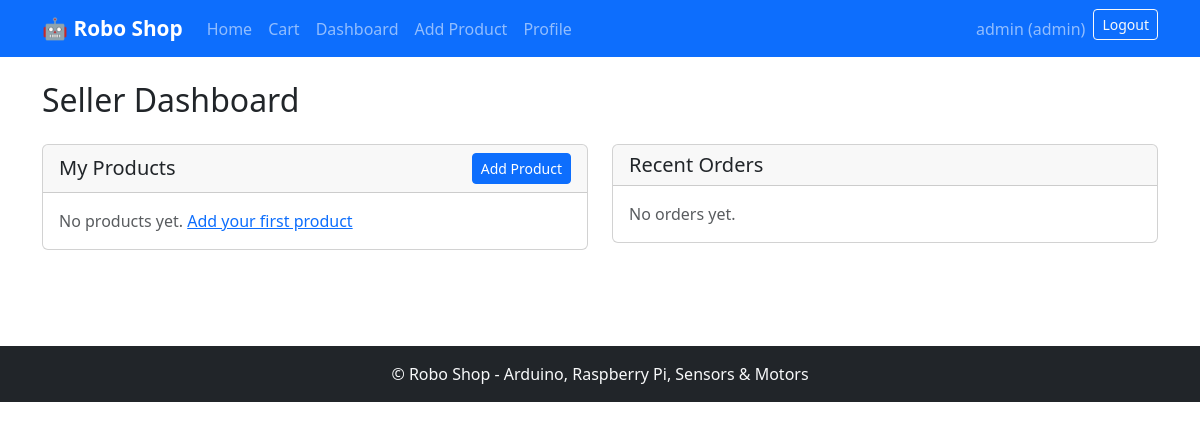
/seller/dashboard/ (signed in), run on an earlier commit of the app's database.
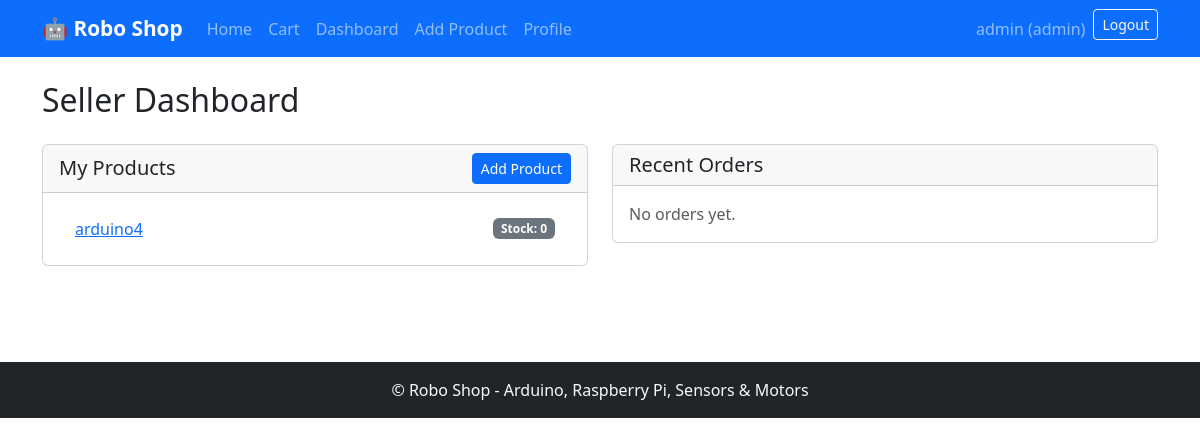
And on a later commit of the database.
### accounts/models.py (models this page shows, shortened)
class User(AbstractUser):
    role = models.CharField(
        max_length=10,
        choices=Role.choices,
        default=Role.BUYER
    )
    phone = models.CharField(max_length=30, blank=True)
    address = models.CharField(max_length=255, blank=True)
    def is_admin_role(self):
        return self.role == Role.ADMIN
    def is_seller_role(self):
        return self.role == Role.SELLER

### shop/models.py (models this page shows, shortened)
class Product(models.Model):
    category = models.ForeignKey(
        Category,
        on_delete=models.CASCADE,
        related_name="products"
    )
    name = models.CharField(max_length=200)
    slug = models.SlugField(unique=True)
    description = models.TextField()
    price = models.DecimalField(max_digits=10, decimal_places=2)
    stock = models.PositiveIntegerField(default=0)
    image = models.ImageField(upload_to="products/", blank=True, null=True)
    seller = models.ForeignKey(
        settings.AUTH_USER_MODEL,
        on_delete=models.CASCADE,
        related_name="products"
    )
    created_at = models.DateTimeField(auto_now_add=True)
    updated_at = models.DateTimeField(auto_now=True)
    class Meta:
        ordering = ["-created_at"]

### shop/views.py (the view)
# urls.py: path("seller/dashboard/", views.seller_dashboard_view, name="seller_dashboard"),
@login_required
@seller_required
def seller_dashboard_view(request):
    from .models import OrderItem
    products = Product.objects.filter(seller=request.user).select_related("category")
    order_items = OrderItem.objects.filter(seller=request.user).select_related(
        "order", "product"
    ).order_by("-order__created_at")[:50]
    orders_by_id = {}
    for oi in order_items:
        oid = oi.order_id
        if oid not in orders_by_id:
            orders_by_id[oid] = {"order": oi.order, "items": []}
        orders_by_id[oid]["items"].append(oi)
    recent_orders = list(orders_by_id.values())
    return render(request, "shop/seller_dashboard.html", {
        "products": products, "recent_orders": recent_orders
    })

### shop/context_processors.py (called while the page is built)
def cart_context(request):
    cart_items, _ = CartService.get_cart_items(request)
    cart_count = sum(i["quantity"] for i in cart_items)
    return {"cart_count": cart_count}

### shop/services.py (called while the page is built)
    @classmethod
    def get_cart(cls, request):
        cart = request.session.get(cls.CART_KEY, {})
        return dict(cart)

    @classmethod
    def get_cart_items(cls, request):
        from .models import Product
        cart = cls.get_cart(request)
        items = []
        total = Decimal("0")
        for pid, qty in cart.items():
            product = Product.objects.filter(id=pid).select_related("seller", "category").first()
            if product and ProductService.validate_stock(product, qty):
                subtotal = product.price * qty
                items.append({"product": product, "quantity": qty, "subtotal": subtotal})
                total += subtotal
        return items, total

### templates/shop/seller_dashboard.html (shortened to what this page needs)
{% extends "base.html" %}
{% block content %}
<h2 class="mb-4">Seller Dashboard</h2>
<div class="row">
    <div class="col-md-6 mb-4">
        <div class="card">
            <div class="card-header d-flex justify-content-between align-items-center">
                <h5 class="mb-0">My Products</h5>
                <a href="{% url 'shop:product_create' %}" class="btn btn-sm btn-primary">Add Product</a>
            </div>
            <div class="card-body">
                {% if products %}
                <ul class="list-group list-group-flush">
                    {% for p in products %}
                    <li class="list-group-item d-flex justify-content-between align-items-center">
                        <a href="{% url 'shop:product_detail' p.slug %}">{{ p.name }}</a>
                        <span class="badge bg-secondary">Stock: {{ p.stock }}</span>
                    </li>
                    {% endfor %}
                </ul>
                {% else %}
                <p class="text-muted mb-0">No products yet. <a href="{% url 'shop:product_create' %}">Add your first product</a></p>
                {% endif %}
            </div>
        </div>
    </div>
    <div class="col-md-6 mb-4">
        <div class="card">
            <div class="card-header">
                <h5 class="mb-0">Recent Orders</h5>
            </div>
            <div class="card-body">
                {% if recent_orders %}
                <ul class="list-group list-group-flush">
                    {% for order_data in recent_orders %}
                    <li class="list-group-item">
                        <strong>Order #{{ order_data.order.id }}</strong> - {{ order_data.order.created_at|date:"M d, Y" }}
                        <ul class="mt-1 mb-0 small">
                            {% for oi in order_data.items %}
                            <li>{{ oi.product.name }} x {{ oi.quantity }} - ${{ oi.subtotal }}</li>
                            {% endfor %}
                        </ul>
                    </li>
                    {% endfor %}
                </ul>
                {% else %}
                <p class="text-muted mb-0">No orders yet.</p>
                {% endif %}
            </div>
        </div>
    </div>
</div>
{% endblock %}

### templates/base.html (shortened to what this page needs)
{% load static %}
<!DOCTYPE html>
<html lang="en">
<head>
    <link href="https://cdn.jsdelivr.net/npm/bootstrap@5.3.2/dist/css/bootstrap.min.css" rel="stylesheet">
    <link rel="stylesheet" href="{% static 'css/style.css' %}">
</head>
<body>
    <nav class="navbar navbar-expand-lg navbar-dark bg-primary">
        <div class="container">
            <a class="navbar-brand fw-bold" href="{% url 'shop:home' %}">🤖 Robo Shop</a>
            <div class="collapse navbar-collapse" id="nav">
                <ul class="navbar-nav me-auto">
                    <li class="nav-item"><a class="nav-link" href="{% url 'shop:home' %}">Home</a></li>
                    <li class="nav-item"><a class="nav-link" href="{% url 'shop:cart' %}">Cart {% if cart_count %}<span class="badge bg-danger">{{ cart_count }}</span>{% endif %}</a></li>
                    {% if user.is_authenticated %}
                        {% if user.is_seller_role or user.is_admin_role %}
                        <li class="nav-item"><a class="nav-link" href="{% url 'shop:seller_dashboard' %}">Dashboard</a></li>
                        <li class="nav-item"><a class="nav-link" href="{% url 'shop:product_create' %}">Add Product</a></li>
                        <li class="nav-item"><a class="nav-link" href="{% url 'accounts:seller_profile' %}">Profile</a></li>
                        {% endif %}
                    {% endif %}
                </ul>
                <ul class="navbar-nav">
                    {% if user.is_authenticated %}
                    <li class="nav-item"><span class="nav-link">{{ user.username }} ({{ user.role }})</span></li>
                    <li class="nav-item">
                        <form action="{% url 'accounts:logout' %}" method="post" class="d-inline">
                            <button type="submit" class="btn btn-outline-light btn-sm">Logout</button>
                        </form>
                    </li>
                    {% else %}
                    <li class="nav-item"><a class="nav-link" href="{% url 'accounts:login' %}">Login</a></li>
                    <li class="nav-item"><a class="nav-link" href="{% url 'accounts:register' %}">Register</a></li>
                    {% endif %}
                </ul>
            </div>
        </div>
    </nav>
    <main class="container py-4">
        {% block content %}{% endblock %}
    </main>
    <footer class="bg-dark text-light text-center py-3 mt-5">
        <p class="mb-0">&copy; Robo Shop - Arduino, Raspberry Pi, Sensors & Motors</p>
    </footer>
</body>
</html>

### static/css/style.css (style rules this page uses)
body { min-height: 100vh; }
.card { transition: transform 0.2s; }
.navbar-brand { font-size: 1.3rem; }

What changed in the data, as far as the page shows it:
added Product: name "arduino4", stock "0"
Also different on the page:
text no longer shown: "No products yet. Add your first product"
